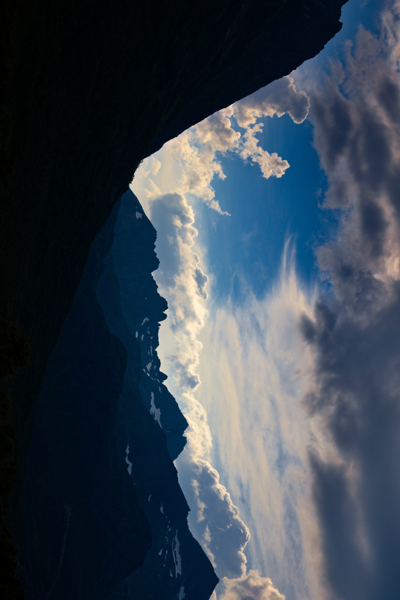
#> input picture demo/waweshare-RaspberryPi_JetsonNano_4inch/python/pic/test1.png, 400 x 600 px
$ python convert.py
#> lines starting #> are read from the running program, lines starting #| are printed output that depends on the picture
from PIL import Image

image = Image.open('test1.png')
#> image is the input picture: PIL image 400x600 RGBA; mean R, G, B, A 56.4, 67.7, 79.5, 255

pal_image = Image.new("P", (1,1))
pal_image.putpalette( (0,0,0,  255,255,255,  255,255,0,  255,0,0,  0,0,0,  0,0,255,  0,255,0) + (0,0,0)*249)


image_6color = image.convert("RGB").quantize(palette=pal_image)
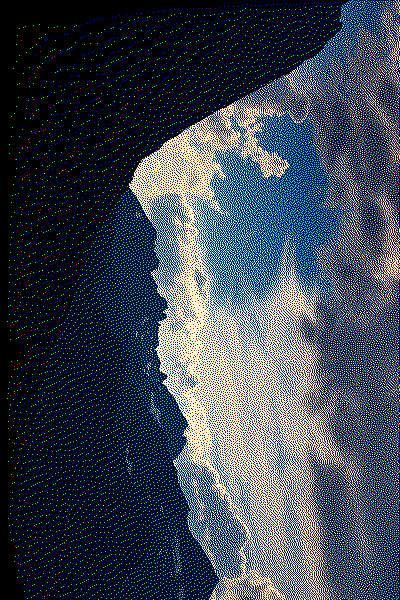
#> image_6color: PIL image 400x600 P; mean R, G, B 56.1, 67.4, 79.3
#buf_6color = bytearray(image_6color.tobytes('raw'))

image_6color.save("test1.bmp")

$ run again, with demo/waweshare-RaspberryPi_JetsonNano_4inch/python/pic/test.png copied over demo/waweshare-RaspberryPi_JetsonNano_4inch/python/pic/test1.png
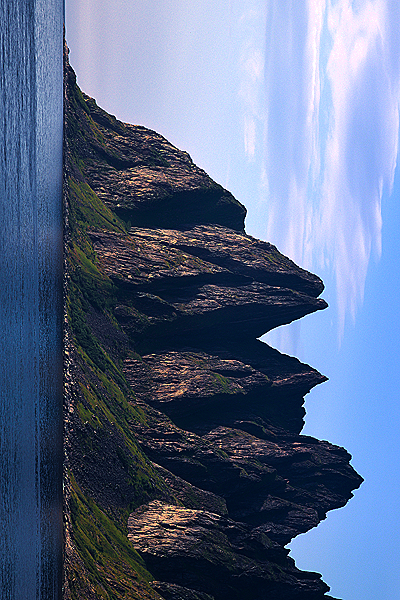
#> input picture demo/waweshare-RaspberryPi_JetsonNano_4inch/python/pic/test.png, 400 x 600 px
#> image is the input picture: PIL image 400x600 RGBA; mean R, G, B, A 91, 107.4, 139.3, 255
#> `image_6color = image.convert("RGB").quantize(palette=pal_image)`:
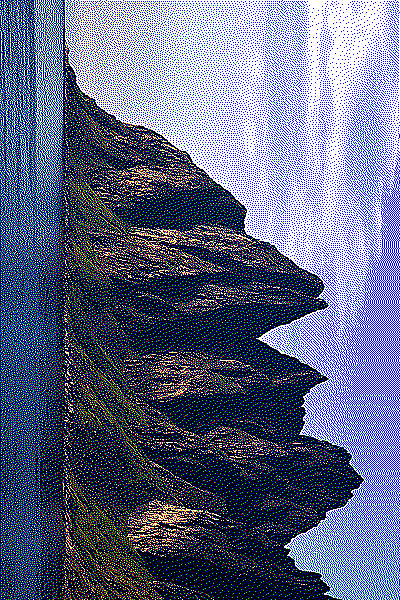
#> image_6color: PIL image 400x600 P; mean R, G, B 92.4, 101.7, 138.1
